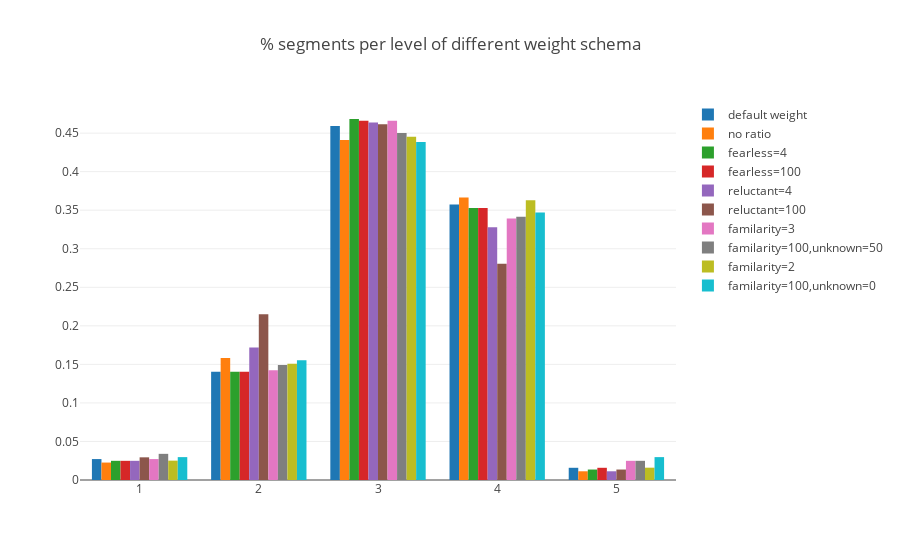

The notebook cell this image was saved under:
### Code cell
arrs = [y_all.csl.values]+weighted_ys
title = 'score histogram of % segments of different weight schema'
arrs = [y_all.csl.round().values] + [y.round() for y in weighted_ys]
title = '% segments per level of different weight schema'

fig = plotly_fig.hist(arrs, names=['default weight']+new_ys_name, title=title)
iplot(fig)

### Figure 1 — Plotly figure (JSON) as saved in the notebook; plotly's stock layout.template omitted (floating-point values rounded to 4 significant figures; data arrays with more than 128 entries replaced by an {"elided": "..."} marker saying what was removed)
{"data": [{"histnorm": "probability", "name": "default weight", "type": "histogram", "x": {"elided": "442 int values"}}, {"histnorm": "probability", "name": "no ratio", "type": "histogram", "x": {"elided": "442 int values"}}, {"histnorm": "probability", "name": "fearless=4", "type": "histogram", "x": {"elided": "442 int values"}}, {"histnorm": "probability", "name": "fearless=100", "type": "histogram", "x": {"elided": "442 int values"}}, {"histnorm": "probability", "name": "reluctant=4", "type": "histogram", "x": {"elided": "442 int values"}}, {"histnorm": "probability", "name": "reluctant=100", "type": "histogram", "x": {"elided": "442 int values"}}, {"histnorm": "probability", "name": "familarity=3", "type": "histogram", "x": {"elided": "442 int values"}}, {"histnorm": "probability", "name": "familarity=100,unknown=50", "type": "histogram", "x": {"elided": "442 int values"}}, {"histnorm": "probability", "name": "familarity=2", "type": "histogram", "x": {"elided": "438 int values"}}, {"histnorm": "probability", "name": "familarity=100,unknown=0", "type": "histogram", "x": {"elided": "438 int values"}}], "layout": {"title": "% segments per level of different weight schema"}}
